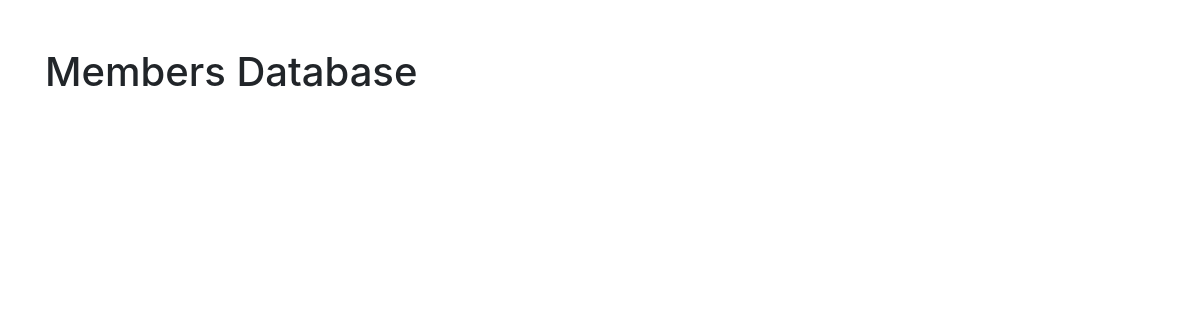
/, run on an earlier commit of the app's database.
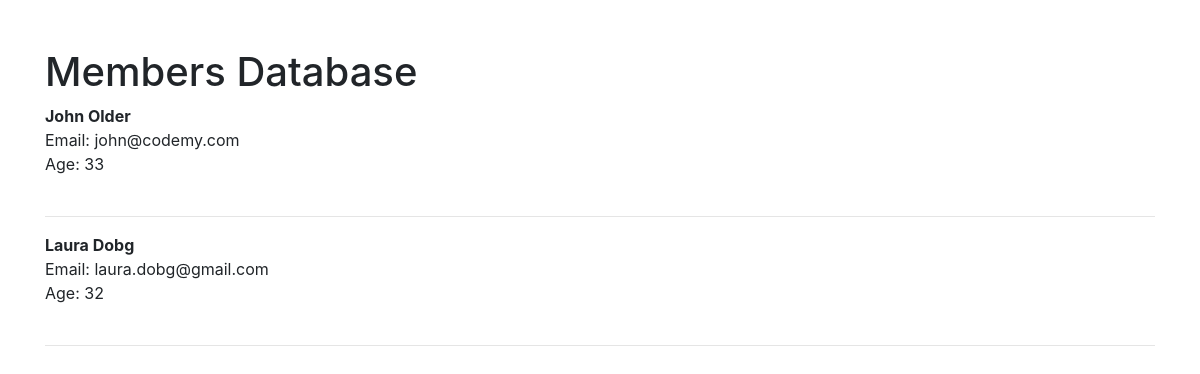
And on a later commit of the database.
### website/models.py (models this page shows, shortened)
class Members(models.Model):
    fname = models.CharField(max_length=50)
    lname = models.CharField(max_length=100)
    email = models.EmailField(max_length=100)
    passwd = models.CharField(max_length=50)
    age = models.CharField(max_length=3)

### website/views.py (the view)
# urls.py: 2. Add a URL to urlpatterns:  path('', views.home, name='home')
def home(request):
    all_members = Members.objects.all
    return render(request, 'home.html', {'all': all_members})

### website/templates/home.html
{% extends 'base.html' %}
{% block content %}
    <h1>Members Database</h1>
    {% for item in all %}
        <strong>{{ item.fname }} {{ item.lname }}</strong>
        <br/>
        Email: {{ item.email }}<br/>
        Age:  {{ item.age }}<br/><br/>
        <hr>
    {% endfor %}
{% endblock %}

What changed in the data, as far as the page shows it:
added Members: fname "John", lname "Older", email "john@codemy.com", age "33"
added Members: fname "Laura", lname "Dobg", email "laura.dobg@gmail.com", age "32"
